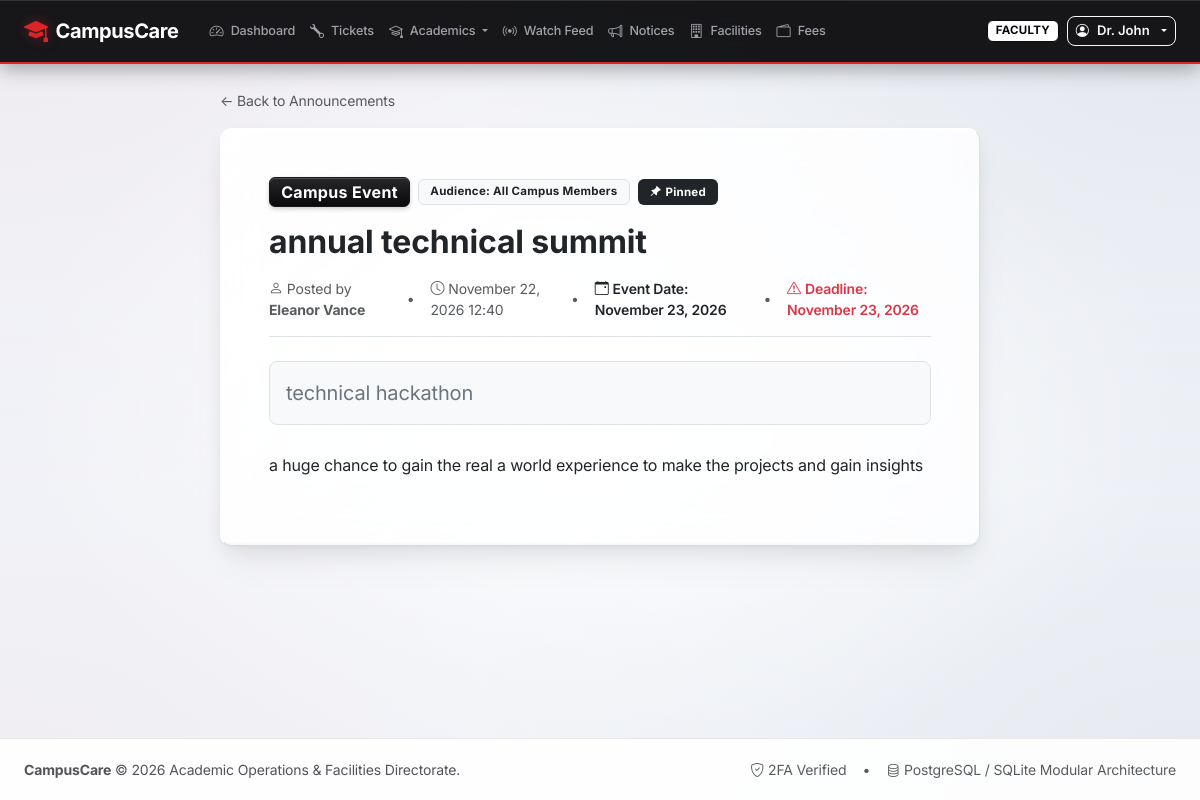
The app's page /notices/announcements/5/ (signed in) with its own data.
### accounts/models.py (models this page shows, shortened)
class User(AbstractUser):
    class Role(models.TextChoices):
        STUDENT = 'STUDENT', 'Student'
        FACULTY = 'FACULTY', 'Faculty'
        TECHNICIAN = 'TECHNICIAN', 'Technician'
        MANAGER = 'MANAGER', 'Facility / Dept Manager'
        ADMIN = 'ADMIN', 'Administrator'
    role = models.CharField(
        max_length=20,
        choices=Role.choices,
        default=Role.STUDENT,
        db_index=True,
        help_text="Designates the system role and permission tier of the user."
    )
    department = models.CharField(max_length=120, blank=True)
    phone_number = models.CharField(max_length=30, blank=True)
    identifier_number = models.CharField(
        max_length=60,
        blank=True,
        help_text="Roll Number (for Students) or Employee ID (for Faculty/Staff)"
    )
    year_or_block = models.CharField(
        max_length=60,
        blank=True,
        help_text="Year & Section (e.g., 3rd Year - Sec A) or Assigned Block"
    )
    is_first_login_2fa_completed = models.BooleanField(
        default=False,
        help_text="Designates whether the user has completed their first-login two-step verification."
    )
    is_onboarding_completed = models.BooleanField(
        default=False,
        help_text="Designates whether the user has completed their initial onboarding profile confirmation."
    )
    last_seen_notices_at = models.DateTimeField(null=True, blank=True)
    last_seen_tickets_at = models.DateTimeField(null=True, blank=True)
    last_seen_timetable_at = models.DateTimeField(null=True, blank=True)
    def mark_feature_visited(self, feature):
        now = timezone.now()
        if feature == 'notices':
            self.last_seen_notices_at = now
            self.save(update_fields=['last_seen_notices_at'])
        elif feature == 'tickets':
            self.last_seen_tickets_at = now
            self.save(update_fields=['last_seen_tickets_at'])
        elif feature == 'timetable':
            self.last_seen_timetable_at = now
            self.save(update_fields=['last_seen_timetable_at'])
    class Meta:
        ordering = ['username']
    @property
    def is_student(self):
        return self.role == self.Role.STUDENT
    @property
    def is_faculty(self):
        return self.role == self.Role.FACULTY
    @property
    def is_technician(self):
        return self.role == self.Role.TECHNICIAN
    @property
    def is_manager(self):
        return self.role == self.Role.MANAGER or self.is_superuser
    @property
    def is_admin_role(self):
        return self.role == self.Role.ADMIN or self.is_superuser

### notices/models.py (models this page shows, shortened)
class Announcement(models.Model):
    class Type(models.TextChoices):
        GENERAL = 'GENERAL', 'General Announcement'
        EVENT = 'EVENT', 'Campus Event'
        FEE_NOTICE = 'FEE_NOTICE', 'Fee / Financial Notice'
        EXAM_UPDATE = 'EXAM_UPDATE', 'Exam Schedule Update'
        MAINTENANCE_ALERT = 'MAINTENANCE_ALERT', 'Maintenance / Facility Alert'
    class TargetRole(models.TextChoices):
        ALL = 'ALL', 'All Campus Members'
        STUDENT = 'STUDENT', 'Students Only'
        FACULTY = 'FACULTY', 'Faculty Only'
        STAFF = 'STAFF', 'Facilities & Technical Staff'
    title = models.CharField(max_length=200)
    summary = models.CharField(max_length=300)
    body = models.TextField()
    announcement_type = models.CharField(
        max_length=30,
        choices=Type.choices,
        default=Type.GENERAL,
        db_index=True
    )
    target_role = models.CharField(
        max_length=20,
        choices=TargetRole.choices,
        default=TargetRole.ALL,
        db_index=True
    )
    target_department = models.CharField(max_length=120, blank=True)
    event_date = models.DateField(null=True, blank=True)
    due_date = models.DateField(null=True, blank=True)
    is_pinned = models.BooleanField(default=False)
    created_by = models.ForeignKey(
        settings.AUTH_USER_MODEL,
        on_delete=models.SET_NULL,
        null=True,
        blank=True,
        related_name='announcements'
    )
    created_at = models.DateTimeField(auto_now_add=True, db_index=True)
    class Meta:
        ordering = ['-is_pinned', '-created_at']

### notices/views.py (the view)
# urls.py: path('announcements/<int:announcement_id>/', views.announcement_detail_view, name='announcement_detail'),
@login_required
def announcement_detail_view(request, announcement_id):
    if request.user.is_authenticated:
        request.user.mark_feature_visited('notices')
    announcement = get_object_or_404(Announcement.objects.select_related('created_by'), pk=announcement_id)
    return render(request, 'notices/announcement_detail.html', {
        'announcement': announcement,
    })

### accounts/models.py (called while the page is built)
    @classmethod
    def get_allowed_domain_list(cls):
        from django.conf import settings
        try:
            db_domains = list(cls.objects.filter(is_active=True).values_list('domain', flat=True))
        except Exception:
            db_domains = []
        fallback = getattr(settings, 'ALLOWED_EMAIL_DOMAINS', ['college.edu', 'university.edu'])
        combined = set([d.strip().lower() for d in db_domains if d] + [d.strip().lower() for d in fallback if d])
        return sorted(list(combined))

### templates/notices/announcement_detail.html (shortened to what this page needs)
{% extends 'base.html' %}
{% block content %}
<div class="row justify-content-center">
    <div class="col-lg-8">
        <div class="mb-3">
            <a href="{% url 'notices:announcement_list' %}" class="text-decoration-none small text-muted">
                &larr; Back to Announcements
            </a>
        </div>
        <div class="card shadow-sm border-0 mb-4">
            <div class="card-body p-4 p-md-5">
                <div class="d-flex flex-wrap align-items-center gap-2 mb-3">
                    <span class="badge badge-rwb-notice fs-6">{{ announcement.get_announcement_type_display }}</span>
                    <span class="badge bg-light text-dark border">Audience: {{ announcement.get_target_role_display }}</span>
                    {% if announcement.is_pinned %}
                    <span class="badge bg-dark text-white"><i class="bi bi-pin-angle-fill me-1"></i>Pinned</span>
                    {% endif %}
                </div>
                <h2 class="fw-bold text-dark mb-3">{{ announcement.title }}</h2>
                <div class="d-flex align-items-center gap-3 text-muted small pb-3 mb-4 border-bottom">
                    <span><i class="bi bi-person me-1"></i>Posted by <strong>{% if announcement.created_by %}{{ announcement.created_by.get_full_name|default:announcement.created_by.username }}{% else %}Administration{% endif %}</strong></span>
                    <span>&bull;</span>
                    <span><i class="bi bi-clock me-1"></i>{{ announcement.created_at|date:"F d, Y H:i" }}</span>
                    {% if announcement.event_date %}
                    <span>&bull;</span>
                    <span class="text-dark fw-semibold"><i class="bi bi-calendar-event me-1"></i>Event Date: {{ announcement.event_date|date:"F d, Y" }}</span>
                    {% endif %}
                    {% if announcement.due_date %}
                    <span>&bull;</span>
                    <span class="text-danger fw-semibold"><i class="bi bi-exclamation-triangle me-1"></i>Deadline: {{ announcement.due_date|date:"F d, Y" }}</span>
                    {% endif %}
                </div>
                <div class="lead fw-normal text-secondary mb-4 p-3 bg-light rounded-3 border">
                    {{ announcement.summary }}
                </div>
                <div class="lh-lg text-dark fs-6">
                    {{ announcement.body|linebreaks }}
                </div>
            </div>
        </div>
    </div>
</div>
{% endblock %}

### templates/base.html (shortened to what this page needs)
{% load static %}
<!DOCTYPE html>
<html lang="en">
<head>
    <link href="https://cdn.jsdelivr.net/npm/bootstrap@5.3.3/dist/css/bootstrap.min.css" rel="stylesheet">
    <link href="https://cdn.jsdelivr.net/npm/bootstrap-icons@1.11.3/font/bootstrap-icons.min.css" rel="stylesheet">
    <link rel="stylesheet" href="{% static 'css/glass_theme.css' %}?v=2.2">
</head>
<body>
    <nav class="navbar navbar-expand-lg navbar-custom sticky-top py-2">
        <div class="container-fluid px-3 px-xl-4">
            <a class="navbar-brand d-flex align-items-center gap-2 text-nowrap" href="{% if user.is_authenticated %}{% url 'core:dashboard' %}{% else %}{% url 'core:index' %}{% endif %}">
                <i class="bi bi-mortarboard-fill fs-4" style="color: var(--rwb-red);"></i>
                <span class="fw-bold">CampusCare</span>
            </a>
            <div class="collapse navbar-collapse" id="mainNavbar">
                {% if user.is_authenticated %}
                <ul class="navbar-nav me-auto mb-2 mb-lg-0 ms-lg-2 align-items-center">
                    <li class="nav-item">
                        <a class="nav-link text-nowrap {% if request.resolver_match.url_name == 'dashboard' %}active{% endif %}" href="{% url 'core:dashboard' %}">
                            <i class="bi bi-speedometer2 me-1"></i>Dashboard
                        </a>
                    </li>
                    <li class="nav-item">
                        <a class="nav-link text-nowrap {% if request.resolver_match.app_name == 'tickets' %}active{% endif %}" href="{% url 'tickets:ticket_list' %}">
                            <i class="bi bi-wrench me-1"></i>Tickets
                        </a>
                    </li>
                    <li class="nav-item dropdown">
                        <a class="nav-link dropdown-toggle text-nowrap {% if request.resolver_match.app_name == 'academics' %}active{% endif %}" href="#" role="button" data-bs-toggle="dropdown" aria-expanded="false">
                            <i class="bi bi-mortarboard me-1"></i>Academics
                        </a>
                    </li>
                    <li class="nav-item">
                        <a class="nav-link text-nowrap {% if request.resolver_match.url_name == 'live_feed' %}active{% endif %}" href="{% url 'notices:live_feed' %}">
                            <i class="bi bi-broadcast live-feed-pulsing-icon me-1"></i>Watch Feed
                        </a>
                    </li>
                    <li class="nav-item">
                        <a class="nav-link text-nowrap {% if request.resolver_match.url_name == 'announcement_list' %}active{% endif %}" href="{% url 'notices:announcement_list' %}">
                            <i class="bi bi-megaphone me-1"></i>Notices
                        </a>
                    </li>
                    <li class="nav-item">
                        <a class="nav-link text-nowrap {% if request.resolver_match.app_name == 'facilities' %}active{% endif %}" href="{% url 'facilities:room_list' %}">
                            <i class="bi bi-building me-1"></i>Facilities
                        </a>
                    </li>
                    <li class="nav-item">
                        <a class="nav-link text-nowrap {% if request.resolver_match.url_name == 'fee_tracker' %}active{% endif %}" href="{% url 'notices:fee_tracker' %}">
                            <i class="bi bi-wallet2 me-1"></i>Fees
                        </a>
                    </li>
                </ul>
                <div class="d-flex align-items-center gap-2 flex-shrink-0 ms-auto">
                    <span class="badge {% if user.role == 'ADMIN' %}badge-role-admin{% elif user.role == 'MANAGER' %}badge-role-manager{% elif user.role == 'TECHNICIAN' %}badge-role-technician{% elif user.role == 'FACULTY' %}badge-role-faculty{% else %}badge-role-student{% endif %} text-uppercase px-2 py-1 text-nowrap" style="font-size: 0.72rem;">
                        {{ user.get_role_display }}
                    </span>
                    <div class="dropdown">
                        <button class="btn btn-outline-light btn-sm dropdown-toggle d-flex align-items-center gap-2 text-nowrap py-1 px-2" type="button" data-bs-toggle="dropdown" style="font-size: 0.82rem;">
                            <i class="bi bi-person-circle"></i>
                            <span class="text-truncate" style="max-width: 110px;">{{ user.first_name|default:user.username }}</span>
                        </button>
                    </div>
                </div>
                {% endif %}
            </div>
        </div>
    </nav>
    <main class="flex-grow-1 py-4">
        <div class="container-fluid px-lg-4">
            {% block content %}{% endblock %}
        </div>
    </main>
    <footer>
        <div class="container-fluid px-lg-4 d-flex flex-column flex-md-row justify-content-between align-items-center gap-2">
            <div>
                <strong>CampusCare</strong> &copy; 2026 Academic Operations & Facilities Directorate.
            </div>
            <div class="d-flex align-items-center gap-3">
                <span class="text-muted"><i class="bi bi-shield-check me-1"></i>2FA Verified</span>
                <span class="text-muted">&bull;</span>
                <span class="text-muted"><i class="bi bi-database me-1"></i>PostgreSQL / SQLite Modular Architecture</span>
            </div>
        </div>
    </footer>
</body>
</html>

### records on screen
User: role "FACULTY", first_name "Dr. John"
Announcement: announcement_type "Campus Event", target_role "All Campus Members", title "annual technical summit", created_by.get_full_name "Eleanor Vance", created_at "November 22, 2026 12:40", event_date "November 23, 2026", due_date "November 23, 2026", summary "technical hackathon", body "a huge chance to gain the real a world experience to make the projects and gain insights"
